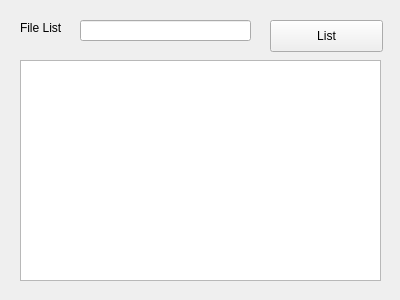
<?xml version="1.0" encoding="UTF-8"?>
<ui version="4.0">
 <class>FileList</class>
 <widget class="QWidget" name="FileList">
  <property name="geometry">
   <rect>
    <x>0</x>
    <y>0</y>
    <width>400</width>
    <height>300</height>
   </rect>
  </property>
  <property name="windowTitle">
   <string>FileList</string>
  </property>
  <widget class="QLabel" name="label">
   <property name="geometry">
    <rect>
     <x>20</x>
     <y>20</y>
     <width>59</width>
     <height>16</height>
    </rect>
   </property>
   <property name="text">
    <string>File List</string>
   </property>
  </widget>
  <widget class="QLineEdit" name="lineEdit">
   <property name="geometry">
    <rect>
     <x>80</x>
     <y>20</y>
     <width>171</width>
     <height>21</height>
    </rect>
   </property>
  </widget>
  <widget class="QPushButton" name="listButton">
   <property name="geometry">
    <rect>
     <x>270</x>
     <y>20</y>
     <width>113</width>
     <height>32</height>
    </rect>
   </property>
   <property name="text">
    <string>List</string>
   </property>
  </widget>
  <widget class="QTextEdit" name="textEdit">
   <property name="geometry">
    <rect>
     <x>20</x>
     <y>60</y>
     <width>361</width>
     <height>221</height>
    </rect>
   </property>
  </widget>
 </widget>
 <layoutdefault spacing="6" margin="11"/>
 <resources/>
 <connections/>
</ui>
